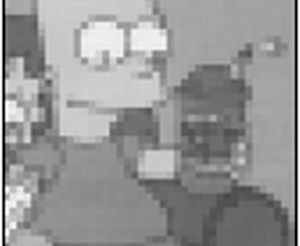
%> input picture 8. Binarization Lab/bart.bmp (cropped and resized to the size of MATLAB's example picture), 300 x 246 px, given in place of coins.png, which was not available
$ octave B2_Automatic.m   (GNU Octave 9; MATLAB toolbox functions it lacks are replaced by stand-ins)
%> lines starting %> are read from the running program, lines starting %| are printed output that depends on the picture; in (x1, y1, x2, y2) boxes, pixels count from 0 and x2, y2 are one past the last pixel; in counts of white or black regions, pixels touching at a corner belong together; the program's own positions count from 1; pictures that were not available may be replaced by others from this repository, and a replacement may not be noted
### 8. Binarization Lab/clusterKittler.m
%% Wyznaczenie progu binaryzacji metoda CLUSTER KITTLER

% Autor: Tomasz Kryjak
% Laboratorium Biocybernetyki AGH
% Utworzono            : 08.09.2009
% Ostatnia modyfikajca : 08.09.2009


function Topt = clusterKittler(obraz)

    [H x] = imhist(obraz);

    p = H / sum(H);

    w_k = cumsum(p);
    mi_k = cumsum(p .* (1:256)');


    w_0 = w_k;
    w_1 = 1 -w_k;

    mi_0 = mi_k ./ w_k;
    mi_T = mi_k(end);
    mi_1 = (mi_T-mi_k)./(1-w_k);

    for T= 1:1:256
        o_0(T) = sum( (((1:T)' -mi_0(T)).^2) .*p(1:T))./w_0(T);
        o_1(T) = sum( (((T+1:256)' -mi_1(T)).^2) .*p(T+1:256))./w_1(T);
    end

    o_0 = sqrt(o_0);
    o_1 = sqrt(o_1);


    J = 1 + 2*( w_0.*log10(o_0)' + w_1.*log10(o_1)') - 2*(w_0.*log10(w_0)+w_1.*log10(w_1));

    for i = 1:1:256
        if ( J(i) == -Inf)
            J(i) = NaN;
        end
    end

    [value Topt] = min(J);

end

### 8. Binarization Lab/entropyYen.m
%% Wyznaczenie progu binaryzacji metoda ENTROPY YEN

% Autor: Tomasz Kryjak
% Laboratorium Biocybernetyki AGH
% Utworzono            : 07.10.2009
% Ostatnia modyfikajca : 07.10.2009

function Topt = entropyYen(obraz)


    % Histogram
    [H x] = imhist(obraz);

    % Gestosc prawdopodobienstwa
    p = H / sum(H);

    % Histogram skumulowany (dystrybuanta)
    P = cumsum(p);

    Hf = zeros(1,256);
    Hb = zeros(1,256);

% Obliczanie Hf i Hb
    for T=1:1:256

        suma = 0;
        for i=1:1:T
            z = (p(i)/P(T))^2;


            % Dystrybuanta = 0 -> Entropia nieskonczona
            if ( p(T) == 0 )
                z = Inf;
            end
            suma = suma + z;
        end
        Hf(T) = -1*log(suma);

        suma = 0;
        for i=T+1:1:256
            z = (p(i)/(1-P(T)))^2;


            % Dystrybuanta = 0 -> Entropia nieskonczona
            if ( p(T) == 1 )
                z = Inf;
            end

            suma = suma + z;
        end
        Hb(T) = -1*log(suma);

    end

    HH = Hf + Hb;
    [v Topt] = max(HH);

    % Zabezpieczenie przed Inf
    while ( v == Inf )
        HH(Topt) = -Inf;
        [v Topt] = max(HH);
    end

    % Korekcja o 1
    Topt = Topt-1;
end

### 8. Binarization Lab/B2_Automatic.m
% Load images
coins_image = imread('coins.png');
%> coins_image is the input picture: size 246x300 uint8; min 0, max 255, mean 149.7
rice_image = imread('rice.png');
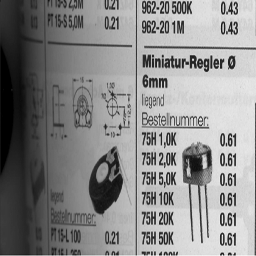
%> input picture 8. Binarization Lab/catalogue.bmp (cropped and resized to the size of MATLAB's example picture), 256 x 256 px, given in place of rice.png, which was not available
%> rice_image is the input picture: size 256x256 uint8; min 0, max 251, mean 138
text_image = imread('text.bmp');
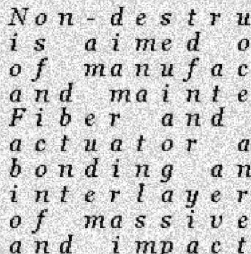
%> input picture 8. Binarization Lab/text.bmp, 251 x 254 px
%> text_image is the input picture: size 254x251 uint8; min 0, max 255, mean 204.8

% Binarization using Otsu method
otsu_coins = imbinarize(coins_image, graythresh(coins_image));
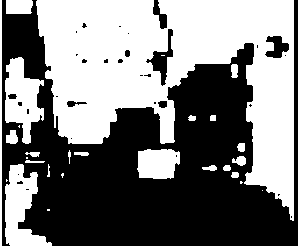
%> otsu_coins: size 246x300 logical; 48.5% white; 29 white regions (8 under 20 px), largest, box (x1, y1, x2, y2) and area: (36, 0, 294, 221) 28517, (5, 164, 52, 246) 2046, (5, 57, 44, 144) 1962
otsu_rice = imbinarize(rice_image, graythresh(rice_image));
%> otsu_rice: size 256x256 logical; 57.5% white; 157 black regions (59 under 20 px), largest, box (x1, y1, x2, y2) and area: (0, 0, 132, 255) 19671, (88, 146, 123, 216) 1434, (182, 142, 212, 243) 1013
otsu_text = imbinarize(text_image, graythresh(text_image));
%> otsu_text: size 254x251 logical; 88.7% white; 99 black regions (9 under 20 px), largest, box (x1, y1, x2, y2) and area: (135, 241, 157, 254) 141, (84, 64, 106, 76) 130, (84, 215, 105, 228) 130

% Binarization using Kittler method
threshold_kittler_coins = clusterKittler(coins_image);
%> in clusterKittler, `[H x] = imhist(obraz);`: H = 256 values, max 1932 at index 164, min 0 at index 2, mean 288.3; x = 256 values from 0 to 255
%> in clusterKittler, `p = H / sum(H);`: p = 256 values, max 0.0262 at index 164, min 0 at index 2, mean 0.00391
%> in clusterKittler, `w_k = cumsum(p);`: w_k = 256 values from 2.71e-05 to 1
%> in clusterKittler, `mi_k = cumsum(p .* (1:256)');`: mi_k = 256 values from 2.71e-05 to 150.7
%> in clusterKittler, `w_0 = w_k;`: w_0 = 256 values from 2.71e-05 to 1
%> in clusterKittler, `w_1 = 1 -w_k;`: w_1 = 256 values, max 1 at index 1, min 1.11e-16 at index 256, mean 0.585
%> in clusterKittler, `mi_0 = mi_k ./ w_k;`: mi_0 = 256 values from 1 to 150.7
%> in clusterKittler, `mi_T = mi_k(end);`: mi_T = 150.7
%> in clusterKittler, `mi_1 = (mi_T-mi_k)./(1-w_k);`: mi_1 = 256 values, max 256 at index 255, min 0 at index 256, mean 184.3
%> after the loop in clusterKittler, `for T= 1:1:256`: o_0 = 256 values, max 1682.9 at index 256, min 0 at index 1, mean 720.7; o_1 = 256 values, max 1682.3 at index 1, min 0 at index 256, mean 839
%> in clusterKittler, `o_0 = sqrt(o_0);`: o_0 = 256 values, max 41.02 at index 256, min 0 at index 1, mean 24.27
%> in clusterKittler, `o_1 = sqrt(o_1);`: o_1 = 256 values, max 41.02 at index 1, min 0 at index 256, mean 26.28
%> in clusterKittler, `[value Topt] = min(J);`: value = 4.06; Topt = 255
%> threshold_kittler_coins = 255
kittler_coins = imbinarize(coins_image, threshold_kittler_coins / 255);
%> kittler_coins: size 246x300 logical; every value is 0
threshold_kittler_rice = clusterKittler(rice_image);
%> threshold_kittler_rice = 194
kittler_rice = imbinarize(rice_image, threshold_kittler_rice / 255);
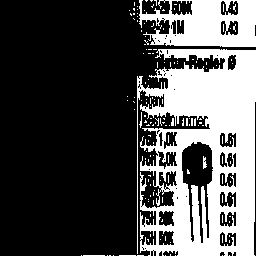
%> kittler_rice: size 256x256 logical; 31.2% white; 158 white regions (152 under 20 px), largest, box (x1, y1, x2, y2) and area: (137, 49, 256, 256) 16061, (139, 0, 256, 47) 3767, (203, 156, 207, 169) 34, (139, 112, 142, 128) 22, (83, 255, 105, 256) 22, (171, 118, 174, 126) 20
threshold_kittler_text = clusterKittler(text_image);
%> threshold_kittler_text = 168
kittler_text = imbinarize(text_image, threshold_kittler_text / 255);
%> kittler_text: size 254x251 logical; 86.8% white; 100 black regions (11 under 20 px), largest, box (x1, y1, x2, y2) and area: (135, 241, 157, 254) 155, (84, 215, 106, 228) 153, (109, 89, 131, 103) 148

% Binarization using Yen method
threshold_yen_coins = entropyYen(coins_image);
%> in entropyYen, `P = cumsum(p);`: P = 256 values from 2.71e-05 to 1
%> in entropyYen, `[v Topt] = max(HH);`: v = Inf; Topt = 256
%> the loop in entropyYen, `while ( v == Inf )` made 1 pass
%> (v, Topt) on pass 1: (7.75, 138)
%> in entropyYen, `Topt = Topt-1;`: Topt = 137
%> threshold_yen_coins = 137
yen_coins = imbinarize(coins_image, threshold_yen_coins / 255);
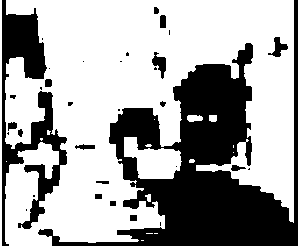
%> yen_coins: size 246x300 logical; 64.6% white; 33 black regions (17 under 20 px), largest, box (x1, y1, x2, y2) and area: (38, 0, 298, 246) 19877, (2, 0, 67, 246) 5243, (152, 52, 166, 79) 191
threshold_yen_rice = entropyYen(rice_image);
%> threshold_yen_rice = 134
yen_rice = imbinarize(rice_image, threshold_yen_rice / 255);
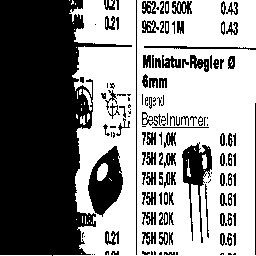
%> yen_rice: size 256x256 logical; 55.7% white; 142 black regions (48 under 20 px), largest, box (x1, y1, x2, y2) and area: (0, 0, 132, 256) 20685, (88, 146, 123, 217) 1453, (182, 142, 212, 243) 1064
threshold_yen_text = entropyYen(text_image);
%> threshold_yen_text = 180
yen_text = imbinarize(text_image, threshold_yen_text / 255);
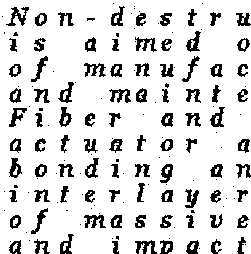
%> yen_text: size 254x251 logical; 85.4% white; 167 black regions (78 under 20 px), largest, box (x1, y1, x2, y2) and area: (6, 7, 29, 26) 172, (135, 240, 157, 254) 166, (109, 89, 131, 103) 162

% Display results in subplots
figure;

% Coins image
subplot(3, 4, 1);
imshow(coins_image);
title('Original Coins');
subplot(3, 4, 2);
imshow(otsu_coins);
title('Otsu Binarization');
subplot(3, 4, 3);
imshow(kittler_coins);
title('Kittler Binarization');
subplot(3, 4, 4);
imshow(yen_coins);
title('Yen Binarization');

% Rice image
subplot(3, 4, 5);
imshow(rice_image);
title('Original Rice');
subplot(3, 4, 6);
imshow(otsu_rice);
title('Otsu Binarization');
subplot(3, 4, 7);
imshow(kittler_rice);
title('Kittler Binarization');
subplot(3, 4, 8);
imshow(yen_rice);
title('Yen Binarization');

% Text image
subplot(3, 4, 9);
imshow(text_image);
title('Original Text');
subplot(3, 4, 10);
imshow(otsu_text);
title('Otsu Binarization');
subplot(3, 4, 11);
imshow(kittler_text);
title('Kittler Binarization');
subplot(3, 4, 12);
imshow(yen_text);
title('Yen Binarization');
